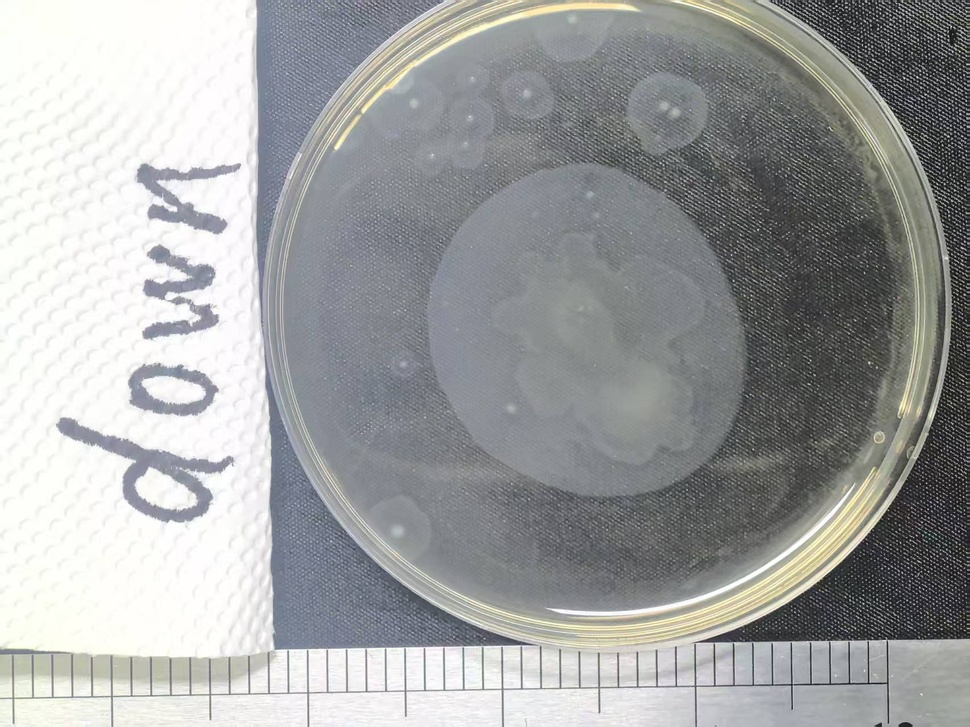
#> input picture input/down1.jpg, 970 x 727 px, shrunk from 1706 x 1279 before the run; its folder holds only this picture in this run
$ python -i analyze_colonies.py   (imports and definitions only)
#> lines starting #> are read from the running program, lines starting #| are printed output that depends on the picture; after the words box and inside, x2 and y2 are one past the last pixel; in counts of white or black regions, pixels touching at a corner belong together
import os
import pandas as pd
import cv2
import numpy as np
from datetime import datetime

# --- 配置 ---
IMAGE_ROOT = './image'  # 菌落图像根目录
OUTPUT_CSV = 'colonies_analysis_result.csv'  # 输出CSV文件名
DIRECTIONS = ['down', 'up', 'vertical']  # 需要分析的方向

# [65 lines left out: function calculate_ellipticity, not called in this run]


def analyze_colony_shape(mask_path):
    """
    加载菌落的mask图片，分析其轮廓形状，计算从重心到轮廓各点的距离统计信息。

    参数:
        mask_path (str): mask图片的文件路径。

    返回:
        dict: 包含形状分析指标的字典，如果无法分析则返回None。
    """
#> called with mask_path = 'input/down1.jpg'
    try:
        # 以灰度模式读取图像
        mask = cv2.imread(mask_path, cv2.IMREAD_GRAYSCALE)
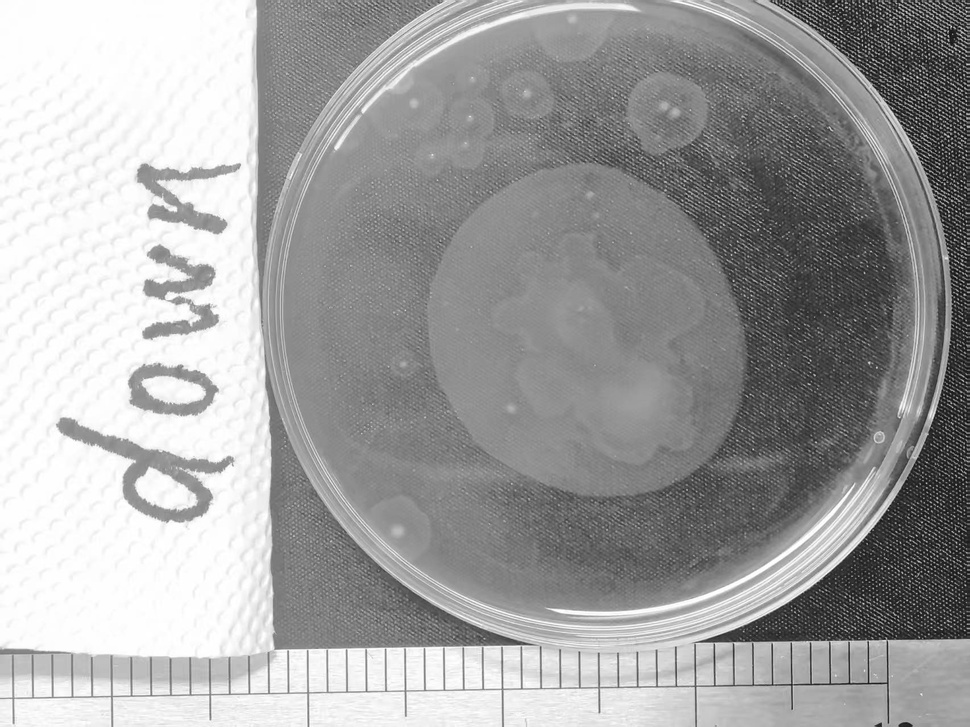
#> mask: shape (727, 970); min 0, max 255, mean 161
        if mask is None:
            print(f"    - Warning: Could not read image {mask_path}")
            return None

        # 二值化处理
        _, binary = cv2.threshold(mask, 127, 255, cv2.THRESH_BINARY)
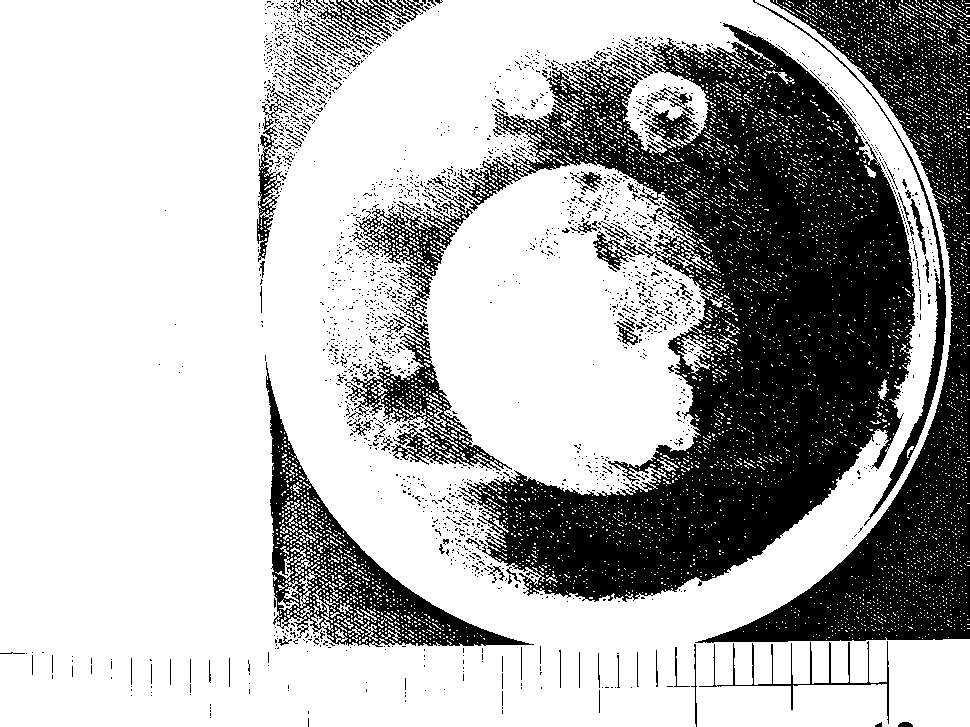
#> binary: shape (727, 970); 70.4% white; 2089 black regions (1963 under 20 px)

        # 查找轮廓
        contours, _ = cv2.findContours(binary, cv2.RETR_EXTERNAL, cv2.CHAIN_APPROX_SIMPLE)
#> contours = 1957 contours, 1956 with area under 20; largest, box (x1, y1, x2, y2) and area: (0, 0, 970, 727) 651082

        if not contours:
            print(f"    - Warning: No contours found in {mask_path}")
            return None

        # 找到面积最大的轮廓 (即菌落的主体)
        main_contour = max(contours, key=cv2.contourArea)
#> main_contour = contour of 1406 points, box (x1, y1, x2, y2) (0, 0, 970, 727), area 651082

        # 对轮廓进行平滑处理，减少像素化带来的噪声
        epsilon = 0.001 * cv2.arcLength(main_contour, True)
#> epsilon = 5.25
        smoothed_contour = cv2.approxPolyDP(main_contour, epsilon, True)
#> smoothed_contour = contour of 67 points, box (x1, y1, x2, y2) (0, 0, 970, 727), area 651468

        # 计算轮廓的矩
        M = cv2.moments(smoothed_contour)
#> M = moments, m00 651467.5, centre m10/m00, m01/m00 = (452.4, 364.8)
        if M["m00"] == 0:
            print(f"    - Warning: Moment is zero, cannot calculate centroid for {mask_path}")
            return None

        # 计算重心 (cx, cy)
        cx = int(M["m10"] / M["m00"])
#> cx = 452
        cy = int(M["m01"] / M["m00"])
#> cy = 364

        # 计算从重心到轮廓上每个点的距离
        distances = []
        for point in smoothed_contour:
            px, py = point[0]
            dist = np.sqrt((px - cx)**2 + (py - cy)**2)
            distances.append(dist)
#> this loop made 67 passes
#> (px, py, dist) on passes 1 to 12: (0, 0, 580.3), (0, 652, 536), (13, 652, 525), (0, 654, 537), (0, 726, 579.1), (307, 726, 390), (308, 717, 381.2), (309, 726, 389.2), (695, 726, 436), (694, 643, 369.3), (697, 726, 437.1), (969, 726, 631.1)
#> after the loop, distances = 67 values, max 631.1 at index 11, min 332.8 at index 47, mean 410.7

        if not distances:
            return None

        distances = np.array(distances)

        # 计算统计指标
        max_radius = np.max(distances)
#> max_radius = 631.1
        min_radius = np.min(distances)
#> min_radius = 332.8
        mean_radius = np.mean(distances)
#> mean_radius = 410.7
        std_radius = np.std(distances)
#> std_radius = 74.07

        # 找到最大和最小半径对应的点，并计算其角度
        max_idx = np.argmax(distances)
#> max_idx = 11
        min_idx = np.argmin(distances)
#> min_idx = 47

        max_point = smoothed_contour[max_idx][0]
#> max_point = [969, 726]
        min_point = smoothed_contour[min_idx][0]
#> min_point = [390, 37]

        # 使用 atan2 计算角度 (范围在 -pi 到 pi)，然后转换为度 (0 到 360)
        max_angle = np.degrees(np.arctan2(max_point[1] - cy, max_point[0] - cx))
#> max_angle = 35
        min_angle = np.degrees(np.arctan2(min_point[1] - cy, min_point[0] - cx))
#> min_angle = -100.7

        # 将角度调整到 0-360 度范围
        if max_angle < 0:
            max_angle += 360
        if min_angle < 0:
            min_angle += 360
#> min_angle = 259.3

        return {
            "centroid_x": cx,
            "centroid_y": cy,
            "max_radius": max_radius,
            "max_radius_angle": max_angle,
            "min_radius": min_radius,
            "min_radius_angle": min_angle,
            "mean_radius": mean_radius,
            "std_radius": std_radius,
            "radius_ratio": max_radius / min_radius if min_radius > 0 else np.inf
        }

    except Exception as e:
        print(f"    - Error analyzing shape for {mask_path}: {e}")
        return None


# [172 lines left out: functions analyze_single_colony, process_all_colonies, not called in this run]


# [2 lines not run here, left out]

>>> result = analyze_colony_shape('input/down1.jpg')
#> result = 9 items
